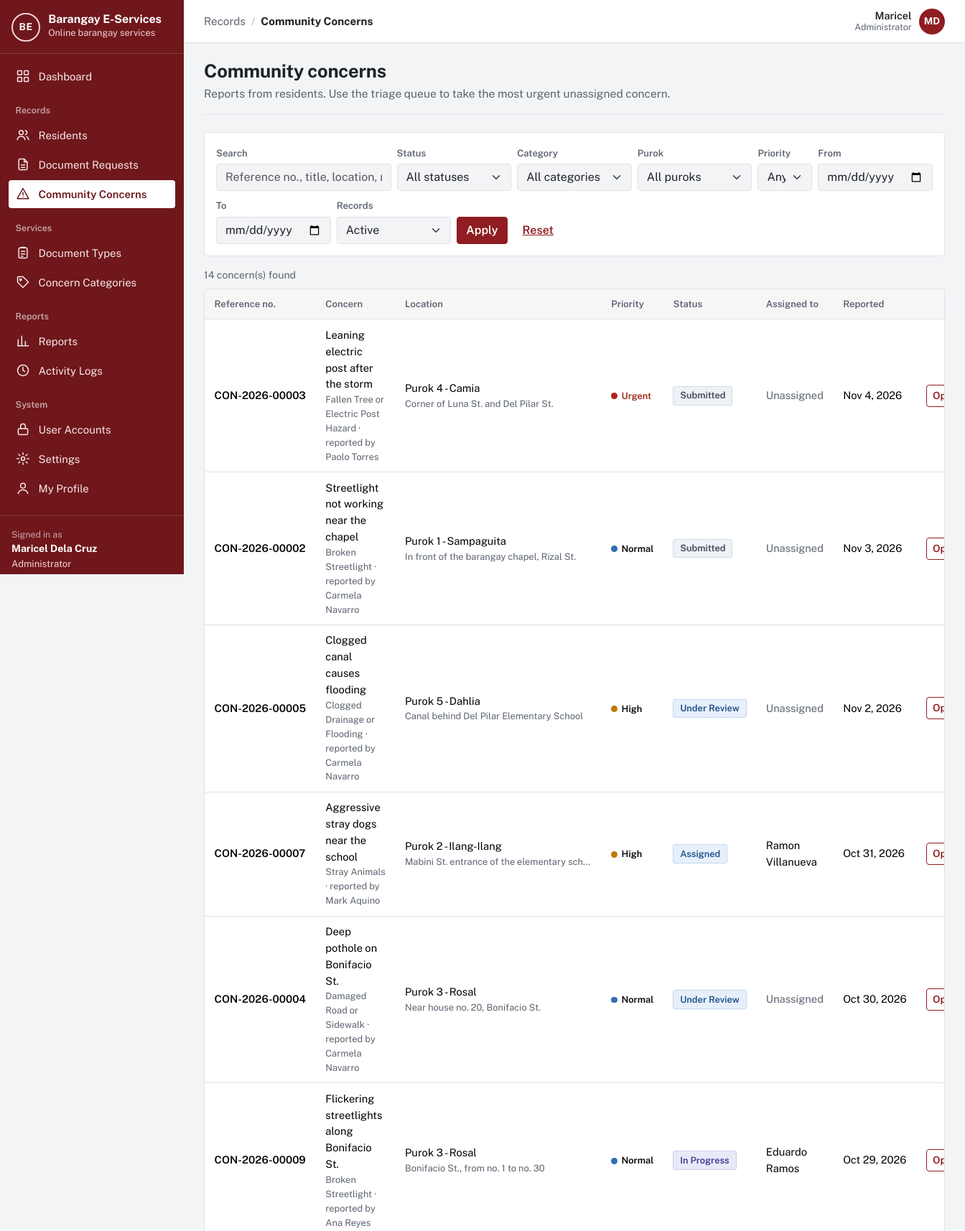
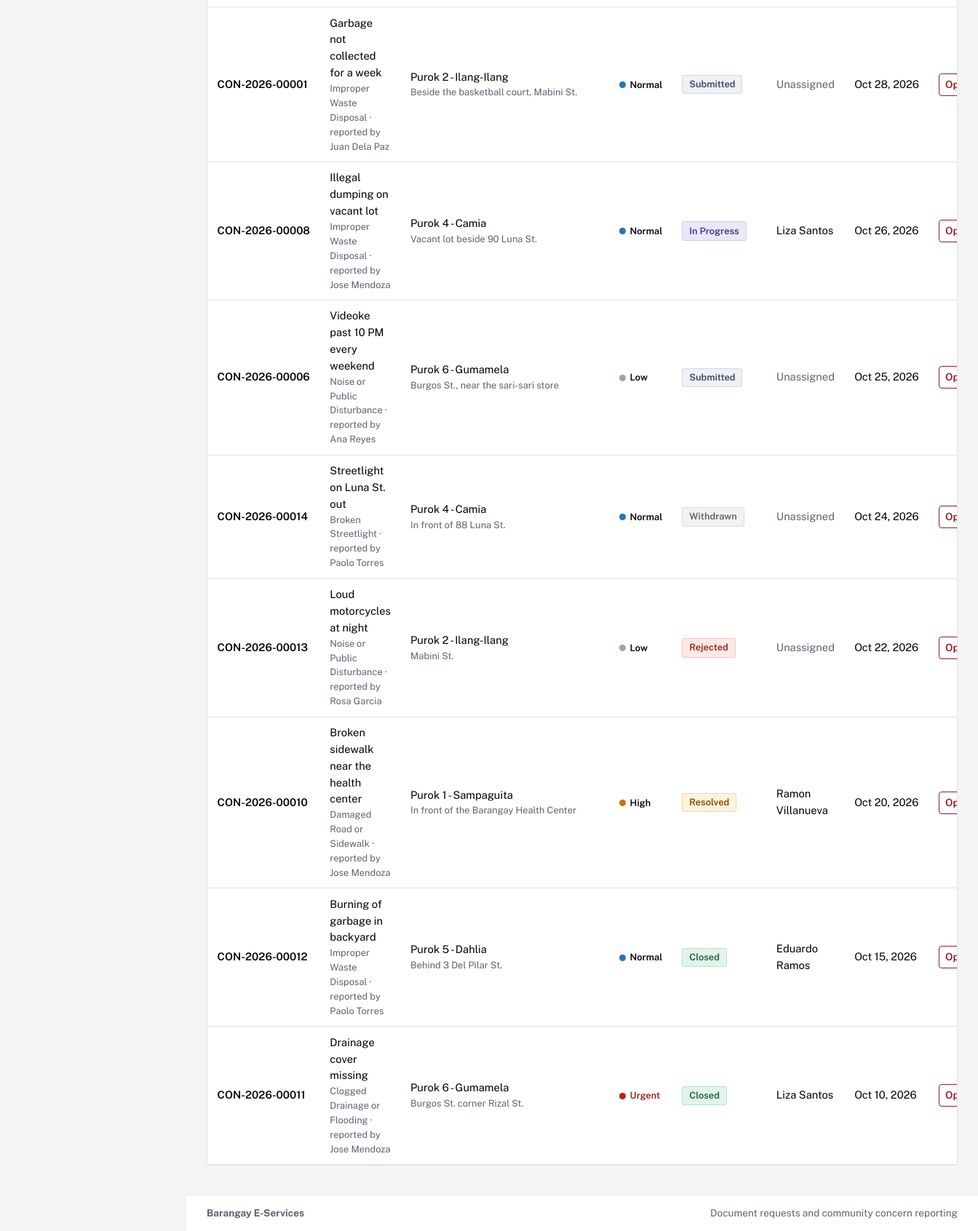
Screenshot of /concerns.php (signed in) with the database file from the repository (2 pictures, top to bottom).
### tables this page shows
CREATE TABLE `users` (
  `user_id` int(10) unsigned NOT NULL AUTO_INCREMENT,
  `role_id` tinyint(3) unsigned NOT NULL,
  `purok_id` smallint(5) unsigned DEFAULT NULL,
  `first_name` varchar(60) NOT NULL,
  `last_name` varchar(60) NOT NULL,
  `email` varchar(120) NOT NULL,
  `contact_no` varchar(13) DEFAULT NULL,
  `street_address` varchar(150) DEFAULT NULL,
  `password_hash` varchar(255) NOT NULL,
  `email_verified_at` datetime DEFAULT NULL,
  `is_active` tinyint(1) NOT NULL DEFAULT 1,
  `failed_logins` tinyint(3) unsigned NOT NULL DEFAULT 0,
  `locked_until` datetime DEFAULT NULL,
  `created_at` datetime NOT NULL DEFAULT current_timestamp(),
  `updated_at` datetime NOT NULL DEFAULT current_timestamp() ON UPDATE current_timestamp(),
  PRIMARY KEY (`user_id`),
  UNIQUE KEY `email` (`email`),
  KEY `fk_users_purok` (`purok_id`),
  KEY `idx_users_role` (`role_id`),
  CONSTRAINT `fk_users_purok` FOREIGN KEY (`purok_id`) REFERENCES `puroks` (`purok_id`) ON DELETE SET NULL,
  CONSTRAINT `fk_users_role` FOREIGN KEY (`role_id`) REFERENCES `roles` (`role_id`)
);

CREATE TABLE `roles` (
  `role_id` tinyint(3) unsigned NOT NULL,
  `role_key` varchar(20) NOT NULL,
  `role_name` varchar(50) NOT NULL,
  PRIMARY KEY (`role_id`),
  UNIQUE KEY `role_key` (`role_key`)
);

CREATE TABLE `concerns` (
  `concern_id` int(10) unsigned NOT NULL AUTO_INCREMENT,
  `reference_no` varchar(20) DEFAULT NULL,
  `resident_id` int(10) unsigned NOT NULL,
  `category_id` smallint(5) unsigned NOT NULL,
  `purok_id` smallint(5) unsigned NOT NULL,
  `title` varchar(120) NOT NULL,
  `description` text NOT NULL,
  `location` varchar(200) NOT NULL,
  `priority` tinyint(3) unsigned NOT NULL,
  `status` enum('Submitted','Under Review','Assigned','In Progress','Resolved','Closed','Rejected','Withdrawn') NOT NULL DEFAULT 'Submitted',
  `assigned_to` int(10) unsigned DEFAULT NULL,
  `resolution` varchar(1000) DEFAULT NULL,
  `is_archived` tinyint(1) NOT NULL DEFAULT 0,
  `created_at` datetime NOT NULL DEFAULT current_timestamp(),
  `updated_at` datetime NOT NULL DEFAULT current_timestamp() ON UPDATE current_timestamp(),
  PRIMARY KEY (`concern_id`),
  UNIQUE KEY `reference_no` (`reference_no`),
  KEY `fk_c_resident` (`resident_id`),
  KEY `fk_c_category` (`category_id`),
  KEY `fk_c_purok` (`purok_id`),
  KEY `fk_c_assignee` (`assigned_to`),
  KEY `idx_c_status` (`status`),
  KEY `idx_c_created` (`created_at`),
  CONSTRAINT `fk_c_assignee` FOREIGN KEY (`assigned_to`) REFERENCES `users` (`user_id`) ON DELETE SET NULL,
  CONSTRAINT `fk_c_category` FOREIGN KEY (`category_id`) REFERENCES `concern_categories` (`category_id`),
  CONSTRAINT `fk_c_purok` FOREIGN KEY (`purok_id`) REFERENCES `puroks` (`purok_id`),
  CONSTRAINT `fk_c_resident` FOREIGN KEY (`resident_id`) REFERENCES `users` (`user_id`),
  CONSTRAINT `chk_c_priority` CHECK (`priority` between 1 and 4)
);

CREATE TABLE `concern_categories` (
  `category_id` smallint(5) unsigned NOT NULL AUTO_INCREMENT,
  `name` varchar(100) NOT NULL,
  `description` varchar(500) NOT NULL,
  `default_priority` tinyint(3) unsigned NOT NULL DEFAULT 2,
  `is_archived` tinyint(1) NOT NULL DEFAULT 0,
  `created_at` datetime NOT NULL DEFAULT current_timestamp(),
  `updated_at` datetime NOT NULL DEFAULT current_timestamp() ON UPDATE current_timestamp(),
  PRIMARY KEY (`category_id`),
  UNIQUE KEY `name` (`name`),
  CONSTRAINT `chk_cc_priority` CHECK (`default_priority` between 1 and 4)
);

CREATE TABLE `puroks` (
  `purok_id` smallint(5) unsigned NOT NULL AUTO_INCREMENT,
  `purok_name` varchar(60) NOT NULL,
  PRIMARY KEY (`purok_id`),
  UNIQUE KEY `purok_name` (`purok_name`)
);

### concerns.php (the view, shortened to what the rows shown need)
<?php
require __DIR__ . '/app/bootstrap.php';
$user = require_role(ROLE_RESIDENT, ROLE_STAFF, ROLE_ADMIN);
$isResident = $user['role_key'] === ROLE_RESIDENT;
$statuses = ['Submitted', 'Under Review', 'Assigned', 'In Progress', 'Resolved', 'Closed', 'Rejected', 'Withdrawn'];
$f = [
    'q'        => query_param('q'),
    'status'   => in_array(query_param('status'), $statuses, true) ? query_param('status') : '',
    'category' => ctype_digit(query_param('category')) ? query_param('category') : '',
    'purok'    => ctype_digit(query_param('purok')) ? query_param('purok') : '',
    'priority' => in_array(query_param('priority'), ['1', '2', '3', '4'], true) ? query_param('priority') : '',
    'from'     => preg_match('/^\d{4}-\d{2}-\d{2}$/', query_param('from')) ? query_param('from') : '',
    'to'       => preg_match('/^\d{4}-\d{2}-\d{2}$/', query_param('to')) ? query_param('to') : '',
    'mine'     => query_param('mine') === '1' ? '1' : '',
    'archived' => in_array(query_param('archived'), ['1', 'all'], true) ? query_param('archived') : '',
];
$where = [];
$params = [];
if ($isResident) {
    $where[] = 'c.resident_id = ?';
    $params[] = (int) $user['user_id'];
} elseif ($f['archived'] === '1') {
    $where[] = 'c.is_archived = 1';
} elseif ($f['archived'] === '') {
    $where[] = 'c.is_archived = 0';
}
$whereSql = $where ? 'WHERE ' . implode(' AND ', $where) : '';
$from = "FROM concerns c
         JOIN concern_categories cc ON cc.category_id = c.category_id
         JOIN puroks p ON p.purok_id = c.purok_id
         JOIN users u ON u.user_id = c.resident_id
         LEFT JOIN users a ON a.user_id = c.assigned_to $whereSql";
$total = (int) db_value("SELECT COUNT(*) $from", $params);
[$limit, $offset, $page, $pages] = paginate($total);
$rows = db_all(
    "SELECT c.concern_id, c.reference_no, c.title, c.location, c.priority, c.status, c.created_at, c.is_archived,
            cc.name AS category_name, p.purok_name, u.first_name, u.last_name,
            a.first_name AS a_first_name, a.last_name AS a_last_name
     $from ORDER BY c.created_at DESC, c.concern_id DESC LIMIT ? OFFSET ?",
    array_merge($params, [$limit, $offset])
);
$pageTitle = $isResident ? 'My community concerns' : 'Community concerns';
$activeNav = 'concerns';
require APP_ROOT . '/app/views/header.php';
?>
<div class="page-head">
  <div>
    <h1><?= e($pageTitle) ?></h1>
    <p><?= $isResident ? 'Problems you reported in the barangay and what has been done about them.' : 'Reports from residents. Use the triage queue to take the most urgent unassigned concern.' ?></p>
  </div>
</div>
<form class="filters" method="get" role="search" aria-label="Filter concerns">
  <div class="row g-2 align-items-end">
    <div class="col-md-3">
      <label class="form-label" for="q">Search</label>
      <input class="form-control" id="q" name="q" value="<?= e($f['q']) ?>" placeholder="Reference no., title, location<?= $isResident ? '' : ', resident' ?>">
    </div>
  </div>
</form>
<div class="table-wrap">
  <?php if (!$rows): ?>
    <div class="empty">
      <p>No concerns match these filters.</p>
      <?php if ($isResident): ?><a class="btn btn-primary btn-sm" href="<?= e(url('resident/concern-form.php')) ?>">Report a concern</a><?php endif; ?>
    </div>
  <?php else: ?>
  <table class="table">
    <thead>
      <tr>
        <th scope="col">Reference no.</th>
        <th scope="col">Concern</th>
        <th scope="col">Location</th>
        <th scope="col">Priority</th>
        <th scope="col">Status</th>
        <?php if (!$isResident): ?><th scope="col">Assigned to</th><?php endif; ?>
        <th scope="col">Reported</th>
        <th scope="col"><span class="visually-hidden">Actions</span></th>
      </tr>
    </thead>
    <tbody>
    <?php foreach ($rows as $r): ?>
      <tr>
        <td class="ref"><?= e($r['reference_no']) ?></td>
        <td><?= e($r['title']) ?><div class="small text-muted"><?= e($r['category_name']) ?><?= $isResident ? '' : ' · reported by ' . e(full_name($r)) ?></div></td>
        <td><?= e($r['purok_name']) ?><div class="small text-muted text-truncate cell-clip"><?= e($r['location']) ?></div></td>
        <td><?= priority_badge((int) $r['priority']) ?></td>
        <td><?= status_badge($r['status']) ?><?= $r['is_archived'] ? ' <span class="status status-muted">Archived</span>' : '' ?></td>
        <?php if (!$isResident): ?><td><?= $r['a_first_name'] ? e(full_name($r, 'a_')) : '<span class="text-muted">Unassigned</span>' ?></td><?php endif; ?>
        <td class="nowrap"><?= e(format_date($r['created_at'])) ?></td>
        <td class="text-end"><a class="btn btn-sm btn-outline-primary" href="<?= e(url('concern.php?id=' . (int) $r['concern_id'])) ?>">Open<span class="visually-hidden"> <?= e($r['reference_no']) ?></span></a></td>
      </tr>
    <?php endforeach; ?>
    </tbody>
  </table>
  <?php endif; ?>
</div>
<?php require APP_ROOT . '/app/views/footer.php'; ?>

### app/views/header.php (shortened to what the rows shown need)
<?php
$user = current_user();
$role = $user['role_key'] ?? null;
$verified = $user && is_verified($user);
$activeNav = $activeNav ?? '';
$appLayout = $user && $verified;
$groups = [];
if ($appLayout && $role === ROLE_ADMIN) {
    $groups = [
        '' => ['dashboard' => ['admin/dashboard.php', 'Dashboard', 'dashboard']],
        'Records' => [
            'residents' => ['residents.php', 'Residents', 'residents'],
            'requests'  => ['requests.php', 'Document Requests', 'document'],
            'concerns'  => ['concerns.php', 'Community Concerns', 'concern'],
        ],
        'Services' => [
            'doctypes'   => ['admin/document-types.php', 'Document Types', 'services'],
            'categories' => ['admin/categories.php', 'Concern Categories', 'category'],
        ],
        'Reports' => [
            'reports' => ['reports.php', 'Reports', 'reports'],
            'logs'    => ['admin/logs.php', 'Activity Logs', 'logs'],
        ],
        'System' => [
            'users'    => ['admin/users.php', 'User Accounts', 'accounts'],
            'settings' => ['admin/settings.php', 'Settings', 'settings'],
            'profile'  => ['profile.php', 'My Profile', 'profile'],
        ],
    ];
}
$crumbGroup = '';
$crumbItem = $pageTitle ?? '';
foreach ($groups as $label => $items) {
    if (isset($items[$activeNav])) {
        $crumbGroup = $label;
        $crumbItem = $items[$activeNav][1];
    }
}
?><!doctype html>
<html lang="en">
<head>
  <link rel="stylesheet" href="<?= e(asset('vendor/bootstrap/bootstrap.min.css')) ?>">
  <link rel="stylesheet" href="<?= e(asset('css/app.css')) ?>">
</head>
<body class="<?= $appLayout ? 'app-body' : 'public-body' ?>">
<?php if ($appLayout): ?>
<div class="app-shell">
  <aside class="sidebar offcanvas-lg offcanvas-start" id="sidebar" tabindex="-1" aria-label="Main navigation">
    <div class="sidebar-brand">
      <a class="brand" href="<?= e(url(home_path_for_role($role))) ?>">
        <?= render_app_mark() ?>
        <span class="brand-text">
          <span class="brand-name"><?= e(app_name()) ?></span>
          <span class="brand-sub">Online barangay services</span>
        </span>
      </a>
    </div>
    <nav class="sidebar-nav">
      <?php foreach ($groups as $label => $items): ?>
        <?php if ($label !== ''): ?><div class="sidebar-heading"><?= e($label) ?></div><?php endif; ?>
        <ul class="sidebar-list">
          <?php foreach ($items as $key => [$path, $itemLabel, $iconName]): ?>
            <li>
              <a class="sidebar-link<?= $key === $activeNav ? ' active' : '' ?>" <?= $key === $activeNav ? 'aria-current="page"' : '' ?> href="<?= e(url($path)) ?>">
                <?= icon($iconName) ?><span><?= e($itemLabel) ?></span>
              </a>
            </li>
          <?php endforeach; ?>
        </ul>
      <?php endforeach; ?>
    </nav>
    <div class="sidebar-user">
      <div class="sidebar-user-label">Signed in as</div>
      <div class="sidebar-user-name"><?= e(full_name($user)) ?></div>
      <div class="sidebar-user-role"><?= e($user['role_name']) ?></div>
      <form method="post" action="<?= e(url('auth/logout.php')) ?>">
      </form>
    </div>
  </aside>
  <div class="app-main">
    <header class="topbar">
      <nav class="topbar-crumb" aria-label="You are here">
        <?php if ($crumbGroup !== ''): ?><span class="crumb-group"><?= e($crumbGroup) ?></span><span class="crumb-sep" aria-hidden="true">/</span><?php endif; ?>
        <span class="crumb-item"><?= e($crumbItem) ?></span>
      </nav>
      <div class="topbar-user">
        <span class="topbar-user-text"><span class="topbar-user-name"><?= e($user['first_name']) ?></span><span class="topbar-user-role"><?= e($user['role_name']) ?></span></span>
        <a class="avatar" href="<?= e(url('profile.php')) ?>" title="My profile" aria-label="My profile"><?= e(mb_strtoupper(mb_substr($user['first_name'], 0, 1) . mb_substr($user['last_name'], 0, 1))) ?></a>
      </div>
    </header>
    <main id="main" class="page">
<?php endif; ?>

### app/lib/workflow.php (shortened to what the rows shown need)
<?php
function status_badge(string $status): string
{
    $tone = match ($status) {
        'Pending', 'Submitted'                    => 'waiting',
        'Under Review', 'Assigned'                => 'review',
        'Approved', 'Processing', 'In Progress'   => 'active',
        'Ready for Pickup', 'Resolved'            => 'ready',
        'Released', 'Closed'                      => 'done',
        'Rejected'                                => 'stopped',
        'Cancelled', 'Withdrawn'                  => 'muted',
        default                                   => 'muted',
    };
    return '<span class="status status-' . $tone . '">' . e($status) . '</span>';
}
function priority_badge(int $priority): string
{
    return '<span class="prio prio-' . $priority . '">' . e(PRIORITY_LABELS[$priority] ?? '?') . '</span>';
}

### rows the page displays
users: full_name($user) "Maricel Dela Cruz", role.role_name "Administrator", first_name "Maricel", first_name+last_name "MD", role.role_key "Community concerns"
concerns: reference_no "CON-2026-00003", title "Leaning electric post after the storm", category.name "Fallen Tree or Electric Post Hazard", resident.last_name "Paolo Torres", purok.purok_name "Purok 4 - Camia", location "Corner of Luna St. and Del Pilar St.", priority "Urgent", status "Submitted", shows "Unassigned", created_at "Nov 4, 2026"
concerns: reference_no "CON-2026-00002", title "Streetlight not working near the chapel", category.name "Broken Streetlight", resident.last_name "Carmela Navarro", purok.purok_name "Purok 1 - Sampaguita", location "In front of the barangay chapel, Rizal St.", priority "Normal", status "Submitted", shows "Unassigned", created_at "Nov 3, 2026"
concerns: reference_no "CON-2026-00005", title "Clogged canal causes flooding", category.name "Clogged Drainage or Flooding", resident.last_name "Carmela Navarro", purok.purok_name "Purok 5 - Dahlia", location "Canal behind Del Pilar Elementary School", priority "High", status "Under Review", shows "Unassigned", created_at "Nov 2, 2026"
concerns: reference_no "CON-2026-00007", title "Aggressive stray dogs near the school", category.name "Stray Animals", resident.last_name "Mark Aquino", purok.purok_name "Purok 2 - Ilang-Ilang", location "Mabini St. entrance of the elementary sch…", priority "High", status "Assigned", assigned_to.last_name "Ramon Villanueva", created_at "Oct 31, 2026"
concerns: reference_no "CON-2026-00004", title "Deep pothole on Bonifacio St.", category.name "Damaged Road or Sidewalk", resident.last_name "Carmela Navarro", purok.purok_name "Purok 3 - Rosal", location "Near house no. 20, Bonifacio St.", priority "Normal", status "Under Review", shows "Unassigned", created_at "Oct 30, 2026"
concerns: reference_no "CON-2026-00009", title "Flickering streetlights along Bonifacio St.", category.name "Broken Streetlight", resident.last_name "Ana Reyes", purok.purok_name "Purok 3 - Rosal", location "Bonifacio St., from no. 1 to no. 30", priority "Normal", status "In Progress", assigned_to.last_name "Eduardo Ramos", created_at "Oct 29, 2026"
concerns: reference_no "CON-2026-00001", title "Garbage not collected for a week", category.name "Improper Waste Disposal", resident.last_name "Juan Dela Paz", purok.purok_name "Purok 2 - Ilang-Ilang", location "Beside the basketball court, Mabini St.", priority "Normal", status "Submitted", shows "Unassigned", created_at "Oct 28, 2026"
concerns: reference_no "CON-2026-00008", title "Illegal dumping on vacant lot", category.name "Improper Waste Disposal", resident.last_name "Jose Mendoza", purok.purok_name "Purok 4 - Camia", location "Vacant lot beside 90 Luna St.", priority "Normal", status "In Progress", assigned_to.last_name "Liza Santos", created_at "Oct 26, 2026"
concerns: reference_no "CON-2026-00006", title "Videoke past 10 PM every weekend", category.name "Noise or Public Disturbance", resident.last_name "Ana Reyes", purok.purok_name "Purok 6 - Gumamela", location "Burgos St., near the sari-sari store", priority "Low", status "Submitted", shows "Unassigned", created_at "Oct 25, 2026"
concerns: reference_no "CON-2026-00014", title "Streetlight on Luna St. out", category.name "Broken Streetlight", resident.last_name "Paolo Torres", purok.purok_name "Purok 4 - Camia", location "In front of 88 Luna St.", priority "Normal", status "Withdrawn", shows "Unassigned", created_at "Oct 24, 2026"
concerns: reference_no "CON-2026-00013", title "Loud motorcycles at night", category.name "Noise or Public Disturbance", resident.last_name "Rosa Garcia", purok.purok_name "Purok 2 - Ilang-Ilang", location "Mabini St.", priority "Low", status "Rejected", shows "Unassigned", created_at "Oct 22, 2026"
concerns: reference_no "CON-2026-00010", title "Broken sidewalk near the health center", category.name "Damaged Road or Sidewalk", resident.last_name "Jose Mendoza", purok.purok_name "Purok 1 - Sampaguita", location "In front of the Barangay Health Center", priority "High", status "Resolved", assigned_to.last_name "Ramon Villanueva", created_at "Oct 20, 2026"
concerns: reference_no "CON-2026-00012", title "Burning of garbage in backyard", category.name "Improper Waste Disposal", resident.last_name "Paolo Torres", purok.purok_name "Purok 5 - Dahlia", location "Behind 3 Del Pilar St.", priority "Normal", status "Closed", assigned_to.last_name "Eduardo Ramos", created_at "Oct 15, 2026"
concerns: reference_no "CON-2026-00011", title "Drainage cover missing", category.name "Clogged Drainage or Flooding", resident.last_name "Jose Mendoza", purok.purok_name "Purok 6 - Gumamela", location "Burgos St. corner Rizal St.", priority "Urgent", status "Closed", assigned_to.last_name "Liza Santos", created_at "Oct 10, 2026"

### other values shown
app_name() "Barangay E-Services"
$itemLabel "Dashboard"
$label "Records"
$itemLabel "Residents"
$itemLabel "Document Requests"
$itemLabel "Community Concerns"
$label "Services"
$itemLabel "Document Types"
$itemLabel "Concern Categories"
$label "Reports"
$itemLabel "Reports"
$itemLabel "Activity Logs"
$label "System"
$itemLabel "User Accounts"
$itemLabel "Settings"
